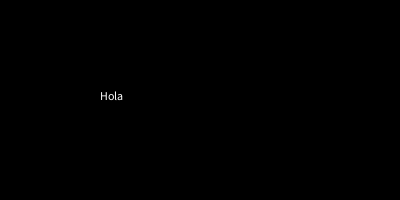
Frame 1 (no input)
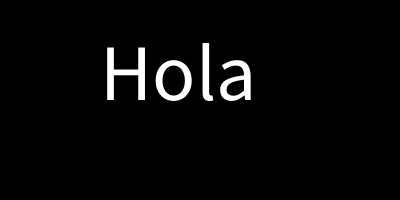
Frame 60 (the mouse pressed at the canvas centre just before this capture)
Frame 120 (the mouse held since frame 60 and released just before this capture): identical to frame 60, image omitted

The Processing sketch that drew these frames (run headless with seeded random() and noise(); from frame 60 on, the mouse is pressed at the canvas centre):

// Processing sketch: TrabajoN12
// ── TrabajoN12.pde
String texto_consola = "Oscar Luis Emanuel Toconas:";
String nombre_ingresado = "Oscar Luis Emanuel";
String mensaje_saludo = "Hola";

void setup() {
  size(400, 200);
  println(texto_consola);
}

void draw() {
  background(0);
  text(mensaje_saludo, 100, 100);
  textSize(80);

}

void keyPressed() {
  nombre_ingresado += key;
  println(nombre_ingresado);
  
  if (key == '\n') {
    mensaje_saludo = "Hola, " + nombre_ingresado + " Bienvenido :D";
    println(mensaje_saludo);
  }
}
